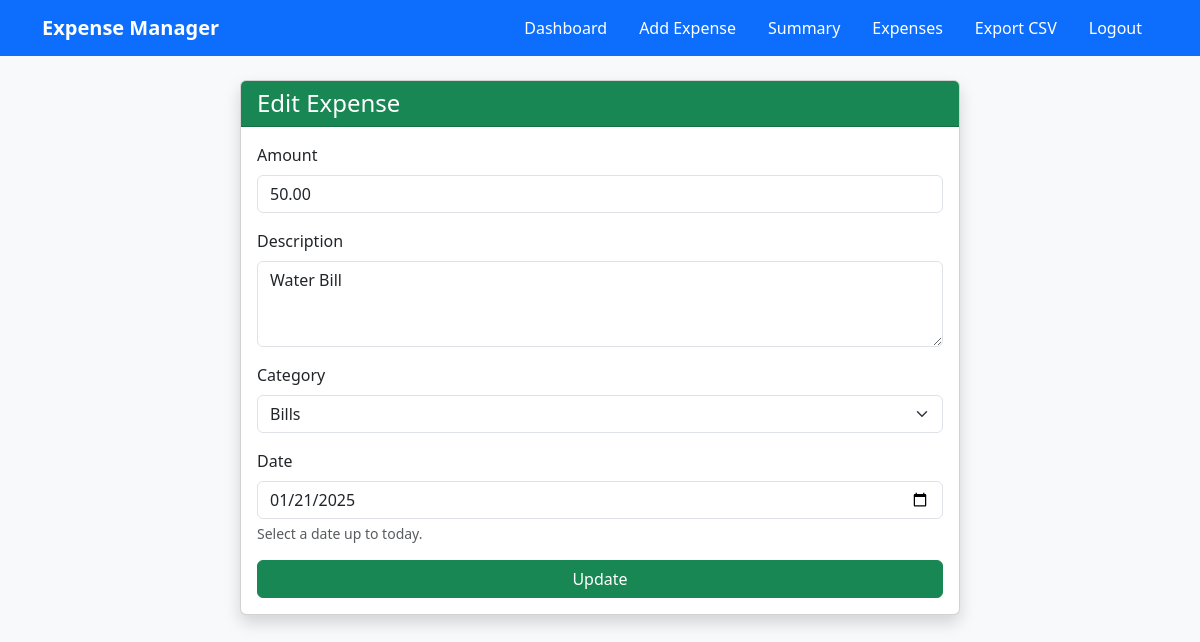
Page /expense/18/edit/ (signed in) on the committed database.
### expenses/models.py (models this page shows, shortened)
class Expense(models.Model):
    CATEGORY_CHOICES = [
        ('Food', 'Food'),
        ('Travel', 'Travel'),
        ('Shopping', 'Shopping'),
        ('Bills', 'Bills'),
        ('Miscellaneous', 'Miscellaneous'),
    ]
    user = models.ForeignKey(User, on_delete=models.CASCADE)
    amount = models.DecimalField(max_digits=10, decimal_places=2)
    description = models.TextField()
    category = models.CharField(max_length=20, choices=CATEGORY_CHOICES)
    date = models.DateField()

### expenses/views.py (the view, shortened to what this page needs)
# urls.py: path('expense/<int:pk>/edit/', ExpenseUpdateView.as_view(), name='expense-edit'),
class ExpenseUpdateView(LoginRequiredMixin, UpdateView):
    model = Expense
    form_class = ExpenseForm
    template_name = 'expenses/expense_form.html'
    success_url = reverse_lazy('expense-list')
    def get_queryset(self):
        return Expense.objects.filter(user=self.request.user)
    def get_context_data(self, **kwargs):
        context = super().get_context_data(**kwargs)
        context['current_page'] = 'expense-edit'
        return context

### expenses/forms.py (shortened to what this page needs)
class ExpenseForm(forms.ModelForm):
    date = forms.DateField(
        widget=forms.DateInput(attrs={'type': 'date', 'class': 'form-control'}),
        help_text="Select a date up to today."
    )
    class Meta:
        model = Expense
        fields = ['amount', 'description', 'category', 'date']
        widgets = {
            'amount': forms.NumberInput(attrs={'class': 'form-control'}),
            'description': forms.Textarea(attrs={'class': 'form-control', 'rows': 3}),
            'category': forms.Select(attrs={'class': 'form-select'}),
        }

### expenses/templates/expenses/expense_form.html (shortened to what this page needs)
{% extends 'base.html' %}
{% block content %}
<div class="container">
    <div class="row justify-content-center">
        <div class="col-md-8">
            <div class="card shadow">
                <div class="card-header bg-success text-white">
                    <h4 class="mb-0">{% if object %}Edit Expense{% else %}Add Expense{% endif %}</h4>
                </div>
                <div class="card-body">
                    <form method="post" novalidate>
                        {% for field in form %}
                            <div class="mb-3">
                                <label for="{{ field.id_for_label }}" class="form-label">{{ field.label }}</label>
                                {{ field }}
                                {% if field.help_text %}
                                    <div class="form-text">{{ field.help_text }}</div>
                                {% endif %}
                            </div>
                        {% endfor %}
                        <div class="d-grid gap-2">
                            <button type="submit" class="btn btn-success">{% if object %}Update{% else %}Add{% endif %}</button>
                        </div>
                    </form>
                </div>
            </div>
        </div>
    </div>
</div>
{% endblock %}

### expenses/static/css/custom.css (style rules this page uses)
body { background-color: #f8f9fa; }
.card { margin-bottom: 1rem; }
.btn { transition: background-color 0.3s ease; }

### rows in the picture
Expense: form "50.00" "Water Bill" "Bills" "01/21/2025"

### other values in the picture
{{ field.label }} "Amount" "Description" "Category" "Date"
{{ field.help_text }} "Select a date up to today."
